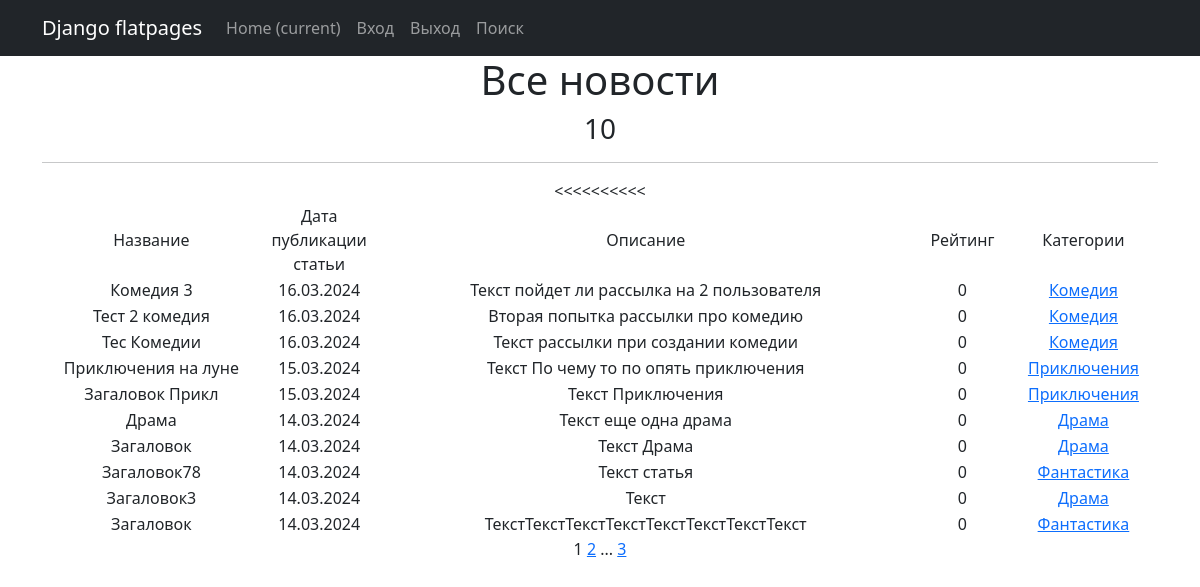
The app's page /, older data.
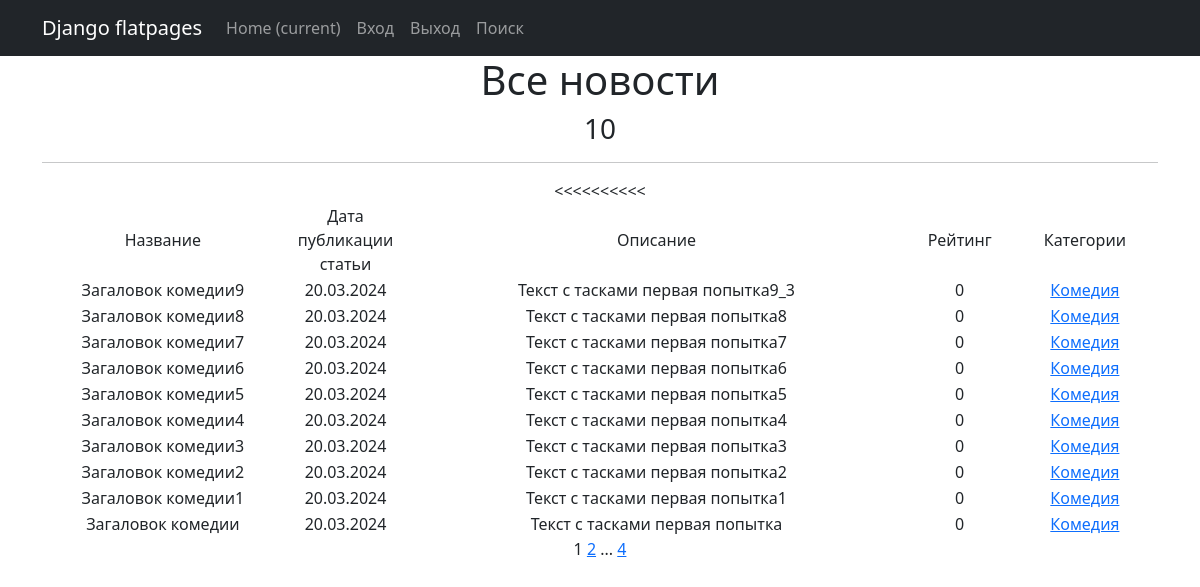
The same page, newer data.
### news/models.py (models this page shows, shortened)
class Post(models.Model):  # Посты с связями один ко многим с авторами и многие с многим с жанрами
    art = 'AT'
    news = 'NS'
    POSITION = [
        (art, 'Статья'),
        (news, 'Новость'),
    ]
    author = models.ForeignKey(Author, on_delete=models.CASCADE, related_name='posts')
    post_type = models.CharField(max_length=2, choices=POSITION, default=art)
    post_time = models.DateTimeField(auto_now_add=True)
    category = models.ManyToManyField(Category, through='PostCategory')
    title = models.CharField(max_length=255, default='Загаловок')
    text = models.TextField(default='Текст')
    rating = models.IntegerField(default=0)

class Category(models.Model):  # Жанры
    category = models.CharField(max_length=255, unique=True)
    subscribers = models.ManyToManyField(User, related_name='categories', through='Subscriber')
    def __str__(self):
        return f'{self.category}'

### news/views.py (the view)
# urls.py: path('', PostList.as_view()),
class PostList(ListView):
    model = Post  # Указываем модель, объекты которой мы будем выводить
    ordering = '-post_time'  # Поле, которое будет использоваться для сортировки объектов
    template_name = 'posts.html'   # Указываем имя шаблона, в котором будут все инструкции о том,
    context_object_name = 'posts'  # Это имя списка, в котором будут лежать все объекты.
    paginate_by = 10  # количество записей на странице
    def get_queryset(self):
        queryset = super().get_queryset()
        self.filterset = PostFilter(self.request.GET, queryset)
        return self.filterset.qs
    def get_context_data(self, **kwargs):
        context = super().get_context_data(**kwargs)
        context['time_now'] = datetime.utcnow()
        context['filterset'] = self.filterset
        return context

### news/templatetags/custom_tags.py (called while the page is built)
@register.simple_tag(takes_context=True)
def url_replace(context, **kwargs):
    d = context['request'].GET.copy()
    for k, v in kwargs.items():
        d[k] = v
    return d.urlencode()

### templates/posts.html (shortened to what this page needs)
{% extends 'flatpages/default.html' %}
{% load custom_filters %}
{% load custom_tags %}
{% block content %}
   <h1>Все новости</h1>
    <h3>{{ posts|length }}</h3>
   <hr>
   {% if posts %}
       <table>
           <tr>
               <td width="400">Название</td>
               <td width="150">Дата публикации статьи</td>
               <td width="900">Описание</td>
               <td width="150">Рейтинг</td>
               <td width="200">Категории</td>
           </tr>
           {% for post in posts %}
           <tr>
               <<td>{{ post.title }}</td>
               <td>{{ post.post_time|date:'d.m.Y' }}</td>
               <td>{{ post.text|truncatewords:20 }}</td>
               <td>{{ post.rating }}</td>
               <td>
                   {% for category in post.category.all %}
                          <a href="{% url 'category_list' category.id %}">{{ category }}</a>
                   {% endfor %}
               </td>
               <td>
                </td>
           </tr>
           {% endfor %}
       </table>
   {% else %}
       <h2>Новостей нет!</h2>
   {% endif %}
   {{ page_obj.number }}
   {% if page_obj.has_next %}
       <a href="?{% url_replace page=page_obj.next_page_number %}">{{ page_obj.next_page_number }}</a>
       {% if paginator.num_pages != page_obj.next_page_number %}
           ...
           <a href="?{% url_replace page=page_obj.paginator.num_pages %}">{{ page_obj.paginator.num_pages }}</a>
       {% endif %}
   {% endif %}
{% endblock content %}

Row changes from the older to the newer data that the page shows:
no longer on this page (row unchanged): Post: title "Комедия 3", post_time "16.03.2024", text "Текст пойдет ли рассылка на 2 пользователя", rating "0", Category (category "Комедия")
no longer on this page (row unchanged): Post: title "Тест 2 комедия", post_time "16.03.2024", text "Вторая попытка рассылки про комедию", rating "0", Category (category "Комедия")
no longer on this page (row unchanged): Post: title "Тес Комедии", post_time "16.03.2024", text "Текст рассылки при создании комедии", rating "0", Category (category "Комедия")
no longer on this page (row unchanged): Post: title "Приключения на луне", post_time "15.03.2024", text "Текст По чему то по опять приключения", rating "0"
no longer on this page (row unchanged): Category: category "Приключения"
no longer on this page (row unchanged): Post: title "Загаловок Прикл", post_time "15.03.2024", text "Текст Приключения", rating "0"
no longer on this page (row unchanged): Post: title "Драма", post_time "14.03.2024", text "Текст еще одна драма", rating "0"
no longer on this page (row unchanged): Category: category "Драма"
no longer on this page (row unchanged): Post: title "Загаловок", post_time "14.03.2024", text "Текст Драма", rating "0"
no longer on this page (row unchanged): Post: title "Загаловок78", post_time "14.03.2024", text "Текст статья", rating "0"
no longer on this page (row unchanged): Category: category "Фантастика"
no longer on this page (row unchanged): Post: title "Загаловок3", post_time "14.03.2024", text "Текст", rating "0"
no longer on this page (row unchanged): Post: title "Загаловок", post_time "14.03.2024", text "ТекстТекстТекстТекстТекстТекстТекстТекст", rating "0"
added Post: title "Загаловок комедии9", post_time "20.03.2024", text "Текст c тасками первая попытка9_3", rating "0", Category (category "Комедия")
added Post: title "Загаловок комедии8", post_time "20.03.2024", text "Текст c тасками первая попытка8", rating "0", Category (category "Комедия")
added Post: title "Загаловок комедии7", post_time "20.03.2024", text "Текст c тасками первая попытка7", rating "0", Category (category "Комедия")
added Post: title "Загаловок комедии6", post_time "20.03.2024", text "Текст c тасками первая попытка6", rating "0", Category (category "Комедия")
added Post: title "Загаловок комедии5", post_time "20.03.2024", text "Текст c тасками первая попытка5", rating "0", Category (category "Комедия")
added Post: title "Загаловок комедии4", post_time "20.03.2024", text "Текст c тасками первая попытка4", rating "0", Category (category "Комедия")
added Post: title "Загаловок комедии3", post_time "20.03.2024", text "Текст c тасками первая попытка3", rating "0", Category (category "Комедия")
added Post: title "Загаловок комедии2", post_time "20.03.2024", text "Текст c тасками первая попытка2", rating "0", Category (category "Комедия")
added Post: title "Загаловок комедии1", post_time "20.03.2024", text "Текст c тасками первая попытка1", rating "0", Category (category "Комедия")
added Post: title "Загаловок комедии", post_time "20.03.2024", text "Текст c тасками первая попытка", rating "0", Category (category "Комедия")
Text that changed along with them:
{{ page_obj.paginator.num_pages }}: "3" → "4"
